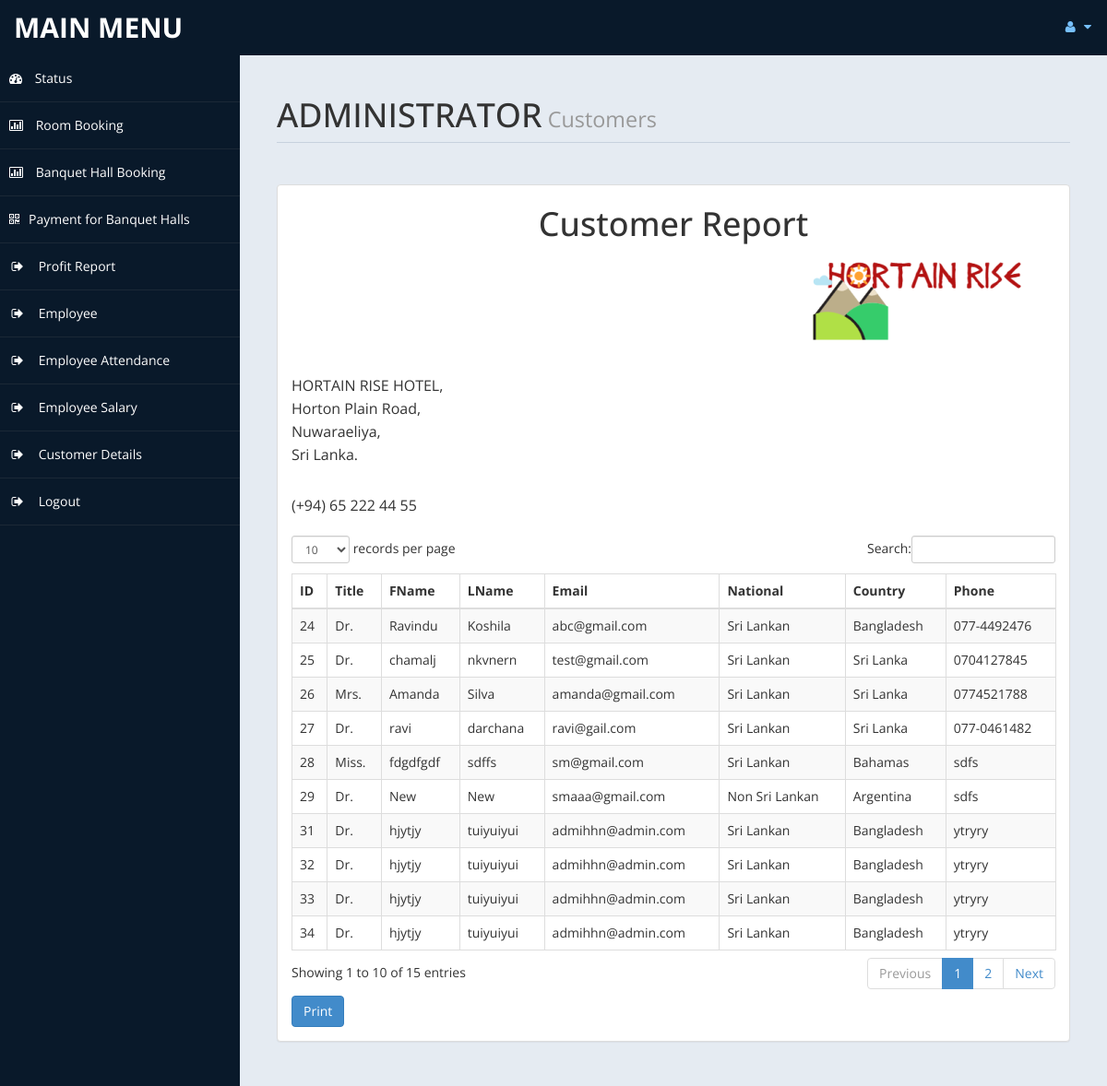
Page /admin/customerdetails.php (signed in) on the committed database.
### tables this page shows
CREATE TABLE `roombook` (
  `id` int(10) UNSIGNED NOT NULL,
  `Title` varchar(5) DEFAULT NULL,
  `FName` text,
  `LName` text,
  `Email` varchar(50) DEFAULT NULL,
  `National` varchar(30) DEFAULT NULL,
  `Country` varchar(30) DEFAULT NULL,
  `Phone` text,
  `TRoom` varchar(20) DEFAULT NULL,
  `Bed` varchar(10) DEFAULT NULL,
  `NRoom` varchar(2) DEFAULT NULL,
  `Meal` varchar(15) DEFAULT NULL,
  `cin` date DEFAULT NULL,
  `cout` date DEFAULT NULL,
  `stat` varchar(15) DEFAULT NULL,
  `nodays` int(11) DEFAULT NULL
);

### admin/customerdetails.php (the view, shortened to what this page needs)
<!DOCTYPE html>
<html xmlns="http://www.w3.org/1999/xhtml">
    <head>
        <link href="assets/css/bootstrap.css" rel="stylesheet" />
        <link href="assets/css/font-awesome.css" rel="stylesheet" />
        <link href="assets/css/custom-styles.css" rel="stylesheet" />
        <link href="assets/js/dataTables/dataTables.bootstrap.css" rel="stylesheet" />
    </head>
    <body>
        <div id="wrapper">
            <nav class="navbar navbar-default top-navbar" role="navigation">
                <div class="navbar-header">
                    <a class="navbar-brand" href="home.php">MAIN MENU </a>
                </div>
                <ul class="nav navbar-top-links navbar-right">
                    <li class="dropdown">
                        <a class="dropdown-toggle" data-toggle="dropdown" href="#" aria-expanded="false">
                            <i class="fa fa-user fa-fw"></i> <i class="fa fa-caret-down"></i>
                        </a>
                    </li>
                </ul>
            </nav>
            <?php include('includes/sidebar.php'); ?>
            <div id="page-wrapper" >
                <div id="page-inner">
                    <div class="row">
                        <div class="col-md-12">
                            <h1 class="page-header">
                                ADMINISTRATOR<small> Customers </small>
                            </h1>
                        </div>
                    </div>
                    <div class="row">
                        <div class="col-md-12">
                            <div class="panel panel-default">
                                <div class="panel-body">
                                    <div class="table-responsive">
                                        <table class="table table-striped table-bordered table-hover" id="dataTables-example">
                                            <thead>
                                                <tr>
                                                    <th>ID</th>
                                                    <th>Title</th>
                                                    <th>FName</th>
                                                    <th>LName</th>
                                                    <th>Email</th>
                                                    <th>National</th>
                                                    <th>Country</th>
                                                    <th>Phone</th>
                                                </tr>
                                            </thead>
                                            <tbody>
                    <?php
                    $sql = "SELECT * FROM roombook";
                    $re = mysqli_query($con, $sql);
                    while ($row = mysqli_fetch_array($re)) {
                        $id = $row['id'];
    if ($id % 2 == 1) {
        echo"<tr class='gradeC'>
													<td>" . $row['id'] . " </td>
													<td>" . $row['Title'] . "</td>
                                                                                                        <td> " . $row['FName'] . "</td>
                                                                                                        <td>" . $row['LName'] . "</td>
													<td>" . $row['Email'] . "</td>
													<td>" . $row['National'] . "</td>
                                                                                                        <td>" . $row['Country'] . "</td>
                                                                                                        <td>" . $row['Phone'] . "</td>
													</tr>";
    } else {
        echo"<tr class='gradeU'>
													<td>" . $row['id'] . " </td>
													<td>" . $row['Title'] . "</td>
													<td>" . $row['FName'] . "</td>
													<td>" . $row['LName'] . "</td>
													<td>" . $row['Email'] . "</td>
													<td>" . $row['National'] . "</td>
													<td>" . $row['Country'] . "</td>
													<td>" . $row['Phone'] . "</td>
													</tr>";
                                                    }
                                                }
                                                ?>
                 <header>
                    <h1><center>Customer Report</center></h1>
                    <p align="right"><span><img alt="" src="assets/img/hortain.png">
                        </span></p>
                    <address >
				<p>HORTAIN RISE HOTEL,<br>Horton Plain Road,<br>Nuwaraeliya,<br>Sri Lanka.</p>
				<p>(+94) 65 222 44 55</p>
			</address>
		</header>
                                            </tbody>
                                        </table>
                                    </div>
                                         <input type="button" onclick="printel()" name="add" value="Print" class="btn btn-primary">
                                </div>
                            </div>
                                        </div>
                                        </body>
                                        </html>

### admin/assets/css/custom-styles.css (style rules this page uses)
body { font-family: 'Open Sans', sans-serif; }
#wrapper { width: 100%; background:#09192A; }
#page-wrapper { padding: 15px 15px; min-height: 600px; background:#E5EBF2; }
#page-inner { width:100%; margin:10px 20px 10px 0px; background-color:transparent; padding:10px; min-height:1200px; }
h1, .h1, h2, .h2, h3, .h3 { margin-top: 7px; margin-bottom: -5px; }
p { font-size:16px; line-height:25px; padding-top:20px; }
.page-header { padding-bottom: 9px; margin: 10px 0 45px; border-bottom: 1px solid #C7D1DD; }
.top-navbar { margin:0px; }
.top-navbar .navbar-brand { color: #fff; width: 260px; text-align: left; height: 60px; font-size: 30px; font-weight: 700; text-transform: uppercase; line-height: 30px; }
.top-navbar .nav > li { position: relative; display: inline-block; }
.top-navbar .nav > li > a { position: relative; display: block; padding: 19px 15px; color: #77C0FD; }
.top-navbar { background:#09192A; border-bottom:none; }
.top-navbar .nav > li > a > i { margin-right: 2px; }
.navbar-default { border:0px solid black; }
.navbar-header { background: #09192A; }
.nav > li > a > i { margin-right:10px; }
@media (min-width:768px) { #page-wrapper { margin: 0 0 0 260px; padding: 15px 30px; min-height: 1200px; } }
@media (min-width:768px) { .navbar { border-radius: 0px; } }

### rows in the picture
roombook: id "24", Title "Dr.", FName "Ravindu", LName "Koshila", Email "abc@gmail.com", National "Sri Lankan", Country "Bangladesh", Phone "077-4492476"
roombook: id "25", Title "Dr.", FName "chamalj", LName "nkvnern", Email "test@gmail.com", National "Sri Lankan", Country "Sri Lanka", Phone "0704127845"
roombook: id "26", Title "Mrs.", FName "Amanda", LName "Silva", Email "amanda@gmail.com", National "Sri Lankan", Country "Sri Lanka", Phone "0774521788"
roombook: id "27", Title "Dr.", FName "ravi", LName "darchana", Email "ravi@gail.com", National "Sri Lankan", Country "Sri Lanka", Phone "077-0461482"
roombook: id "28", Title "Miss.", FName "fdgdfgdf", LName "sdffs", Email "sm@gmail.com", National "Sri Lankan", Country "Bahamas", Phone "sdfs"
roombook: id "29", Title "Dr.", FName "New", LName "New", Email "smaaa@gmail.com", National "Non Sri Lankan", Country "Argentina", Phone "sdfs"
roombook: id "31", Title "Dr.", FName "hjytjy", LName "tuiyuiyui", Email "admihhn@admin.com", National "Sri Lankan", Country "Bangladesh", Phone "ytryry"
roombook: id "32", Title "Dr.", FName "hjytjy", LName "tuiyuiyui", Email "admihhn@admin.com", National "Sri Lankan", Country "Bangladesh", Phone "ytryry"
roombook: id "33", Title "Dr.", FName "hjytjy", LName "tuiyuiyui", Email "admihhn@admin.com", National "Sri Lankan", Country "Bangladesh", Phone "ytryry"
roombook: id "34", Title "Dr.", FName "hjytjy", LName "tuiyuiyui", Email "admihhn@admin.com", National "Sri Lankan", Country "Bangladesh", Phone "ytryry"
